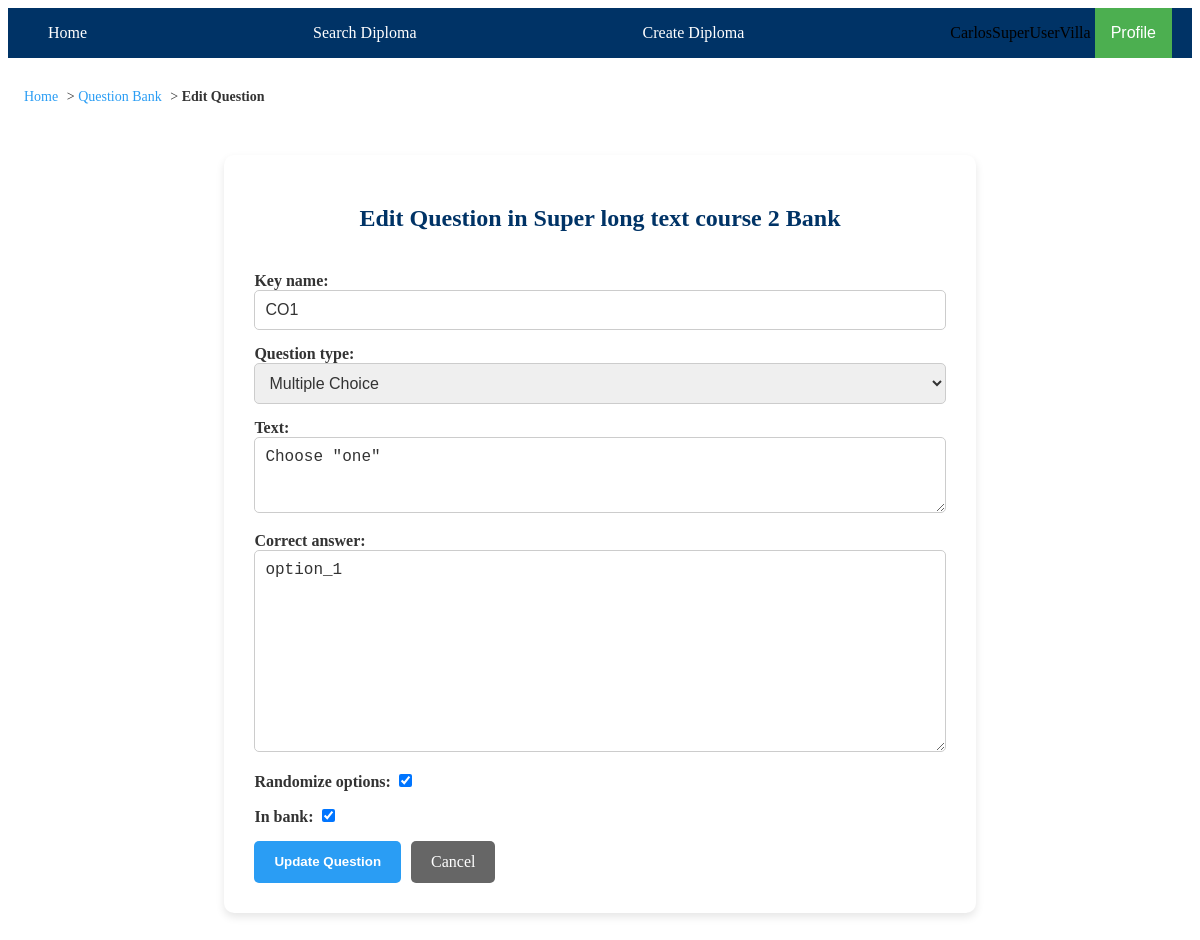
The app's page /questions/1/edit/ (signed in) with its own data.
### edu_core/models.py (models this page shows, shortened)
class CustomUser(AbstractUser):
    STUDENT = 'student'
    PROFESSOR = 'professor'
    MODERATOR = 'moderator'
    USER_TYPE_CHOICES = [
        (STUDENT, 'Student'),
        (PROFESSOR, 'Professor'),
        (MODERATOR, 'Moderator'),
    ]
    user_type = models.CharField(max_length=10, choices=USER_TYPE_CHOICES, default=STUDENT)

class Question(models.Model):
    MULTIPLE_CHOICE = 'MCQ'
    TRUE_FALSE = 'TF'
    ESSAY = 'ESSAY'
    QUESTION_TYPES = [
        (MULTIPLE_CHOICE, 'Multiple Choice'),
        (TRUE_FALSE, 'True or False'),
        (ESSAY, 'Essay'),
    ]
    activity = models.ForeignKey('Activity', on_delete=models.CASCADE, related_name='activity_questions', null=True, blank=True)
    course = models.ForeignKey('Course', on_delete=models.CASCADE, related_name='course_questions')
    question_type = models.CharField(max_length=50, choices=QUESTION_TYPES)
    text = models.TextField()
    correct_answer = models.TextField(blank=True, null=True)
    randomize_options = models.BooleanField(default=False)
    key_name = models.CharField(max_length=255, blank=True, null=True)
    in_bank = models.BooleanField(default=False)  # This is the correct field name

class Course(models.Model):
    name = models.CharField(max_length=255)
    creation_date = models.DateField(auto_now_add=True)
    last_update_date = models.DateField(auto_now=True)
    author = models.ForeignKey(CustomUser, on_delete=models.SET_NULL, null=True, limit_choices_to={'user_type': CustomUser.PROFESSOR}, related_name='authored_courses')
    students = models.ManyToManyField(CustomUser, through='Registration', related_name='registered_courses')
    image = models.ImageField(upload_to='course_images/', null=True, blank=True)
    description = models.TextField(null=True, blank=True)  # New field for course description

### edu_core/views/question_bank_views.py (the view)
# urls.py: path('questions/<int:question_id>/edit/', edit_question_in_bank, name='edit_question_in_bank'),
@login_required
def edit_question_in_bank(request, question_id):
    question = get_object_or_404(Question, id=question_id)
    if request.method == 'POST':
        form = QuestionBankForm(request.POST, instance=question)
        if form.is_valid():
            form.save()
            return redirect('question_bank', course_id=question.course.id)
    else:
        form = QuestionBankForm(instance=question)
    context = {
        'form': form,
        'question': question,
    }
    return render(request, 'edu_core/question_bank/edit_question_in_bank.html', context)

### edu_core/forms.py
class QuestionBankForm(forms.ModelForm):
    class Meta:
        model = Question
        fields = ['key_name', 'question_type', 'text', 'correct_answer', 'randomize_options', 'in_bank']
        widgets = {
            'text': forms.Textarea(attrs={'rows': 3}),
            'key_name': forms.TextInput(attrs={'placeholder': 'Enter a descriptive key name'}),
        }
    def __init__(self, *args, **kwargs):
        super(QuestionBankForm, self).__init__(*args, **kwargs)
        self.fields['in_bank'].initial = True
        self.fields['key_name'].widget.attrs.update({'placeholder': 'Key Name (optional)'})

### edu_core/templates/edu_core/question_bank/edit_question_in_bank.html (shortened to what this page needs)
{% extends "edu_core/base.html" %}
{% load static %}
{% block content %}
<link rel="stylesheet" href="{% static 'edu_core/css/edit_question_in_bank.css' %}" type="text/css">
<nav class="breadcrumb-nav">
    <a href="{% url 'home' %}" class="breadcrumb">Home</a> &gt;
    <a href="{% url 'question_bank' question.course.id %}" class="breadcrumb">Question Bank</a> &gt;
    <span class="breadcrumb current">Edit Question</span>
</nav>
<div class="edit-question-container">
    <h2>Edit Question in {{ question.course.name }} Bank</h2>
    <form method="post" class="edit-question-form">
        {{ form.as_p }}
        <div class="form-actions">
            <button type="submit" class="btn btn-primary">Update Question</button>
            <a href="{% url 'question_bank' question.course.id %}" class="btn btn-secondary">Cancel</a>
        </div>
    </form>
</div>
{% endblock %}

### edu_core/templates/edu_core/base.html (shortened to what this page needs)
<!DOCTYPE html>
<html lang="en">
<head>
    {% load static %}
    <link rel="stylesheet" href="{% static 'edu_core/css/base.css' %}">
    <link rel="stylesheet" href="https://cdnjs.cloudflare.com/ajax/libs/font-awesome/6.5.1/css/all.min.css">
</head>
<body>
    <header>
        <div class="navbar">
            <a href="{% url 'home' %}">Home</a>
            <a href="{% url 'diploma_search' %}">Search Diploma</a>
            {% if user.is_authenticated %}
                {% if user.user_type == 'professor' or user.user_type == 'moderator' or user.is_superuser %}
                    <a href="{% url 'create_diploma' %}">Create Diploma</a>
                {% endif %}
                <div class="profile-section">
                    <span class="username">{{ user.get_full_name|default:user.username }}</span>
                    <div class="dropdown">
                        <button class="dropbtn">Profile</button>
                    </div>
                </div>
            {% else %}
                <span class="login-prompt">Log in -></span>
                <a href="{% url 'signup' %}">Signup</a>
                <a href="{% url 'login' %}">Login</a>
            {% endif %}
        </div>
    </header>
    <main>
        {% block content %}{% endblock %}
    </main>
</body>
</html>

### edu_core/static/edu_core/css/base.css (style rules this page uses)
:root { --primary-color: #003366; --secondary-color-1: #ffffff; --secondary-color-2: #3fada8; --accent-color-1: #2a9df4; --accent-color-2: #ffd700; --neutral-color: #dddddd; --background-color: #ffffff; --text-color: #333333; --hover-bg-color: #e0e0e0; --hover-text-color: #003366; }
.navbar { background-color: var(--primary-color); overflow: visible; display: flex; justify-content: space-between; align-items: center; padding: 0 20px; position: relative; z-index: 10; }
.navbar a { display: block; color: var(--background-color); text-align: center; padding: 14px 20px; text-decoration: none; transition: background-color 0.3s ease-in-out, color 0.3s ease-in-out; }
main { padding: 16px; background-color: var(--background-color); color: var(--text-color); position: relative; z-index: 1; }
.dropdown { position: relative; display: inline-block; }
.dropbtn { background-color: #4CAF50; color: white; padding: 16px; font-size: 16px; border: none; cursor: pointer; z-index: 20; }

### edu_core/static/edu_core/css/edit_question_in_bank.css (style rules this page uses)
:root { --primary-color: #003366; --secondary-color-1: #ffffff; --accent-color-1: #2a9df4; --text-color: #333; --input-border-color: #ccc; --button-hover-color: #1e7dc1; --button-cancel-color: #666; --button-cancel-hover: #444; }
.edit-question-container { width: 60%; margin: 50px auto; padding: 30px; background-color: var(--secondary-color-1); border-radius: 10px; box-shadow: 0 4px 8px rgba(0, 0, 0, 0.1); display: flex; flex-direction: column; gap: 20px; }
.edit-question-container h2 { color: var(--primary-color); font-size: 24px; margin-bottom: 20px; text-align: center; }
.breadcrumb-nav { margin: 15px 0; font-size: 14px; }
.breadcrumb { color: var(--accent-color-1); text-decoration: none; margin-right: 5px; }
.breadcrumb.current { color: var(--text-color); font-weight: bold; }
.edit-question-form { display: flex; flex-direction: column; gap: 15px; }
.edit-question-form label { color: var(--text-color); font-weight: bold; }
.edit-question-form input[type="text"], .edit-question-form input[type="file"], .edit-question-form textarea, .edit-question-form select { width: 100%; padding: 10px; border: 1px solid var(--input-border-color); border-radius: 5px; box-sizing: border-box; font-size: 16px; color: var(--text-color); }
.edit-question-form .form-actions { display: flex; gap: 10px; justify-content: flex-start; }
.edit-question-form button[type="submit"] { padding: 12px 20px; border-radius: 5px; background-color: var(--accent-color-1); color: var(--secondary-color-1); border: none; cursor: pointer; font-weight: bold; transition: background-color 0.3s ease-in-out, transform 0.2s; }
.btn-secondary { padding: 12px 20px; border-radius: 5px; background-color: var(--button-cancel-color); color: var(--secondary-color-1); text-decoration: none; cursor: pointer; transition: background-color 0.3s ease-in-out, transform 0.2s; }
.edit-question-form p { margin: 0; }

### records on screen
CustomUser: get_full_name "CarlosSuperUserVilla"
Question: course.name "Super long text course 2", key_name "CO1", question_type "Multiple Choice", text "Choose \"one\"", correct_answer "option_1", randomize_options "☑", in_bank "☑"
